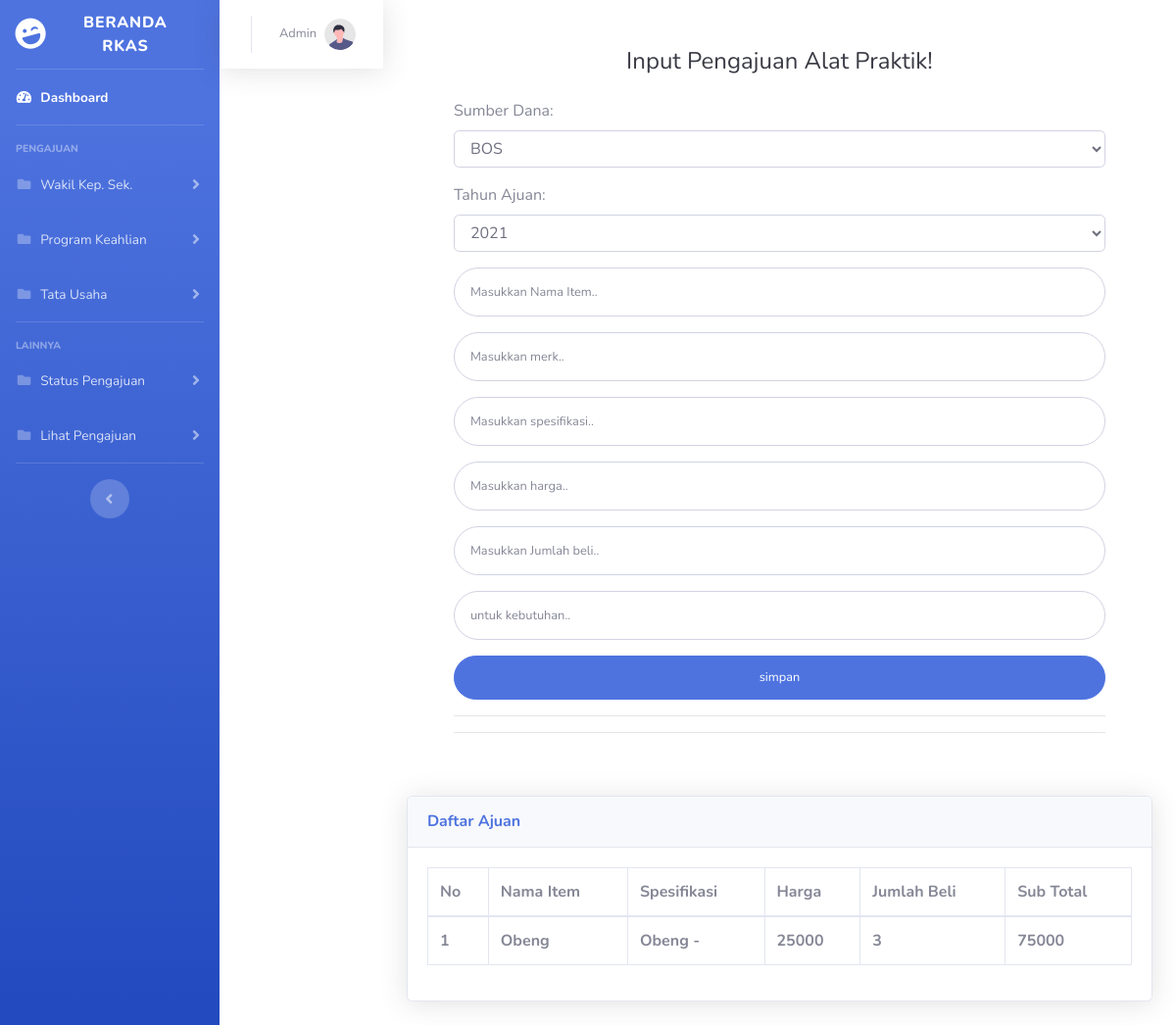
Screenshot of /alat_praktik.php with the database file from the repository.
### tables this page shows
CREATE TABLE `tb_alat` (
  `id_alat` int(11) NOT NULL,
  `sumber_dana` varchar(10) NOT NULL,
  `tahun_ajuan` int(4) NOT NULL,
  `item` varchar(50) NOT NULL,
  `merk` varchar(50) NOT NULL,
  `spesifikasi` varchar(50) NOT NULL,
  `harga` int(10) NOT NULL,
  `qty` int(20) NOT NULL,
  `kebutuhan_untuk` text NOT NULL
);

### alat_praktik.php (the view, shortened to what this page needs)
<!DOCTYPE html>
<html lang="en">
<head>
    <link href="vendor/fontawesome-free/css/all.min.css" rel="stylesheet" type="text/css">
    <link href="css/sb-admin-2.css" rel="stylesheet">
</head>
<body id="page-top">
    <div id="wrapper">
        <ul class="navbar-nav bg-gradient-primary sidebar sidebar-dark accordion" id="accordionSidebar">
            <a class="sidebar-brand d-flex align-items-center justify-content-center" href="index2.php">
                <div class="sidebar-brand-icon rotate-n-15">
                    <i class="fas fa-laugh-wink"></i>
                </div>
                <div class="sidebar-brand-text mx-3">Beranda RKAS </div>
            </a>
            <hr class="sidebar-divider my-0">
            <li class="nav-item active">
                <a class="nav-link" href="index2.php">
                    <i class="fas fa-fw fa-tachometer-alt"></i>
                    <span>Dashboard</span></a>
            </li>
            <hr class="sidebar-divider">
            <div class="sidebar-heading">
                PENGAJUAN
            </div>
            <li class="nav-item">
                <a class="nav-link collapsed" href="#" data-toggle="collapse" data-target="#collapseTwo"
                    aria-expanded="true" aria-controls="collapseTwo">
                    <i class="fas fa-fw fa-folder"></i>
                    <span>Wakil Kep. Sek.</span>
                </a>
            </li>
            <li class="nav-item">
                <a class="nav-link collapsed" href="#" data-toggle="collapse" data-target="#collapseUtilities"
                    aria-expanded="true" aria-controls="collapseUtilities">
                    <i class="fas fa-fw fa-folder"></i>
                    <span>Program Keahlian</span>
                </a>
            </li>
            <li class="nav-item">
                <a class="nav-link collapsed" href="#" data-toggle="collapse" data-target="#TU"
                    aria-expanded="true" aria-controls="collapseUtilities">
                    <i class="fas fa-fw fa-folder"></i>
                    <span>Tata Usaha</span>
                </a>
            </li>
            <hr class="sidebar-divider">
            <div class="sidebar-heading">
                Lainnya
            </div>
            <li class="nav-item">
                <a class="nav-link collapsed" href="#" data-toggle="collapse" data-target="#status"
                    aria-expanded="true" aria-controls="collapsePages">
                    <i class="fas fa-fw fa-folder"></i>
                    <span>Status Pengajuan</span>
                </a>
            </li>
            <li class="nav-item">
                <a class="nav-link collapsed" href="#" data-toggle="collapse" data-target="#lihat"
                    aria-expanded="true" aria-controls="collapsePages">
                    <i class="fas fa-fw fa-folder"></i>
                    <span>Lihat Pengajuan</span>
                </a>
            </li>
            <hr class="sidebar-divider d-none d-md-block">
            <div class="text-center d-none d-md-inline">
                <button class="rounded-circle border-0" id="sidebarToggle"></button>
            </div>
        </ul>
        <nav class="navbar navbar-expand navbar-light bg-white topbar mb-4 static-top shadow">
                    <ul class="navbar-nav ml-auto">
                        <li class="nav-item dropdown no-arrow">
                            <a class="nav-link dropdown-toggle" href="#" id="userDropdown" role="button"
                                data-toggle="dropdown" aria-haspopup="true" aria-expanded="false">
                                <span class="mr-2 d-none d-lg-inline text-gray-600 small">Admin</span>
                                <img class="img-profile rounded-circle"
                                    src="img/undraw_profile.svg">
                            </a>
                        </li>
                    </ul>
                </nav>
        <div class="container">
        <div class="p-5">
                            <div class="text-center">
                                <h1 class="h4 text-gray-900 mb-4">Input Pengajuan Alat Praktik!</h1>
                            </div>
                            <form class="user" action="prosesalatpraktik.php" method="POST">
                                <div class="form-group">
                                    <label for="sumber_dana">Sumber Dana:</label>
                                    <select class="form-control" id="sumber_dana" name="sumber_dana">
                                        <option value="BOS">BOS</option>
                                    </select>
                                </div>
                                <div class="form-group">
                                    <label for="tahun_ajuan">Tahun Ajuan:</label>
                                    <select class="form-control" id="tahun_ajuan" name="tahun_ajuan">
                                        <option value="2021">2021</option>
                                    </select>
                                </div>
                                <div class="form-group">
                                    <input type="text" class="form-control form-control-user" id="nama_item" name="nama_item"
                                        placeholder="Masukkan Nama Item..">
                                </div>
                                <div class="form-group">
                                    <input type="text" class="form-control form-control-user" id="merk" name="merk"
                                        placeholder="Masukkan merk..">
                                </div>
                                <div class="form-group">
                                    <input type="text" class="form-control form-control-user" id="spesifikasi" name="spesifikasi"
                                        placeholder="Masukkan spesifikasi..">
                                </div>
                                <div class="form-group">
                                    <input type="number" class="form-control form-control-user" id="harga" name="harga"
                                        placeholder="Masukkan harga..">
                                </div>
                                <div class="form-group">
                                    <input type="number" class="form-control form-control-user" id="qty" name="qty"
                                        placeholder="Masukkan Jumlah beli..">
                                </div>
                                <div class="form-group">
                                    <input type="text" class="form-control form-control-user" id="kebutuhan" name="kebutuhan"
                                        placeholder="untuk kebutuhan..">
                                </div>
                                <input type="submit" value="simpan" name="simpan" style="width : 100%;" class="btn btn-primary btn-user btn-block">
                                <hr>
                            </form>
                            <hr>
                        </div>
                        <div class="card shadow mb-4">
                        <div class="card-header py-3">
                            <h6 class="m-0 font-weight-bold text-primary">Daftar Ajuan</h6>
                        </div>
                        <div class="card-body">
                            <div class="table-responsive">
                                <table class="table table-bordered" id="dataTable" width="100%" cellspacing="0">
                                    <thead>
                                        <tr>
                                            <th>No</th>
                                            <th>Nama Item</th>
                                            <th>Spesifikasi</th>
                                            <th>Harga</th>
                                            <th>Jumlah Beli</th>
                                            <th>Sub Total</th>
                                        </tr>
                                    </thead>
                                    <tfoot>
                                        <tr>
                                            <?php
                                            include "koneksi.php";
                                            $sql = mysqli_query($conn, "SELECT * FROM tb_alat");
                                            foreach ($sql as $row) :
                                            ?>
                                            <th><?= $row["id_alat"];?></th>
                                            <th><?= $row["item"];?></th>
                                            <th><?= $row["spesifikasi"];?></th>
                                            <th><?= $row["harga"];?></th>
                                            <th><?= $row["qty"];?></th>
                                            <th><?= $subtotal = $row["harga"] * $row["qty"];?></th>
                                        </tr>
                                    </tfoot>
                                    <?php endforeach;?>
                                </table>
                            </div>
                        </div>
                    </div>
                        </div>
</body>
</html>

### rows the page displays
tb_alat: id_alat "1", item "Obeng", spesifikasi "Obeng -", harga "25000", qty "3", $subtotal = $row["harga"] * $row["qty"] "75000"
